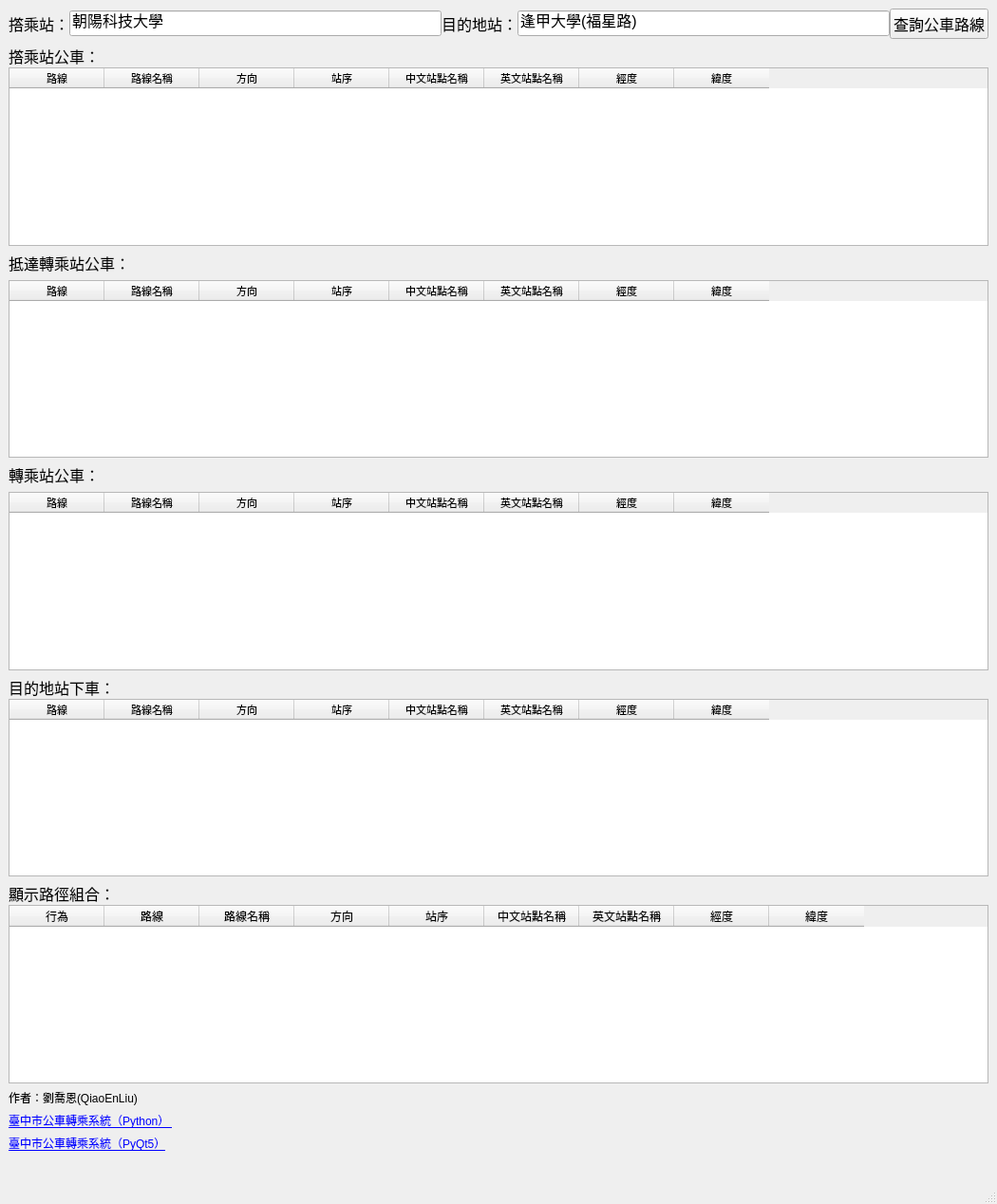
<?xml version="1.0" encoding="UTF-8"?>
<ui version="4.0">
 <class>takeGUI</class>
 <widget class="QMainWindow" name="takeGUI">
  <property name="geometry">
   <rect>
    <x>0</x>
    <y>0</y>
    <width>1050</width>
    <height>1268</height>
   </rect>
  </property>
  <property name="windowTitle">
   <string>臺中市公車轉乘系統（PyQt5）</string>
  </property>
  <widget class="QWidget" name="centralwidget">
   <layout class="QGridLayout" name="gridLayout">
    <item row="1" column="0">
     <layout class="QVBoxLayout" name="verticalLayout">
      <item>
       <layout class="QHBoxLayout" name="inputStopLayout">
        <property name="spacing">
         <number>0</number>
        </property>
        <item>
         <widget class="QLabel" name="labelTakeStep">
          <property name="font">
           <font>
            <pointsize>12</pointsize>
           </font>
          </property>
          <property name="text">
           <string>撘乘站：</string>
          </property>
         </widget>
        </item>
        <item>
         <widget class="QLineEdit" name="lineEdit_Take">
          <property name="font">
           <font>
            <pointsize>12</pointsize>
           </font>
          </property>
          <property name="text">
           <string>朝陽科技大學</string>
          </property>
         </widget>
        </item>
        <item>
         <widget class="QLabel" name="labelDesStep">
          <property name="font">
           <font>
            <pointsize>12</pointsize>
           </font>
          </property>
          <property name="text">
           <string>目的地站：</string>
          </property>
         </widget>
        </item>
        <item>
         <widget class="QLineEdit" name="lineEdit_Des">
          <property name="font">
           <font>
            <pointsize>12</pointsize>
           </font>
          </property>
          <property name="text">
           <string>逢甲大學(福星路)</string>
          </property>
         </widget>
        </item>
        <item>
         <widget class="QPushButton" name="takeBTN">
          <property name="font">
           <font>
            <pointsize>12</pointsize>
           </font>
          </property>
          <property name="text">
           <string>查詢公車路線</string>
          </property>
         </widget>
        </item>
       </layout>
      </item>
      <item>
       <layout class="QVBoxLayout" name="takeBusLayout">
        <property name="spacing">
         <number>0</number>
        </property>
        <item>
         <widget class="QLabel" name="labelTakeBus">
          <property name="font">
           <font>
            <pointsize>12</pointsize>
           </font>
          </property>
          <property name="text">
           <string>撘乘站公車：</string>
          </property>
         </widget>
        </item>
        <item>
         <widget class="QTableWidget" name="table_TakeInfo">
          <property name="font">
           <font>
            <pointsize>8</pointsize>
           </font>
          </property>
          <property name="editTriggers">
           <set>QAbstractItemView::NoEditTriggers</set>
          </property>
          <property name="selectionMode">
           <enum>QAbstractItemView::SingleSelection</enum>
          </property>
          <property name="selectionBehavior">
           <enum>QAbstractItemView::SelectRows</enum>
          </property>
          <property name="columnCount">
           <number>8</number>
          </property>
          <column>
           <property name="text">
            <string>路線</string>
           </property>
          </column>
          <column>
           <property name="text">
            <string>路線名稱</string>
           </property>
          </column>
          <column>
           <property name="text">
            <string>方向</string>
           </property>
          </column>
          <column>
           <property name="text">
            <string>站序</string>
           </property>
          </column>
          <column>
           <property name="text">
            <string>中文站點名稱</string>
           </property>
          </column>
          <column>
           <property name="text">
            <string>英文站點名稱</string>
           </property>
          </column>
          <column>
           <property name="text">
            <string>經度</string>
           </property>
          </column>
          <column>
           <property name="text">
            <string>緯度</string>
           </property>
          </column>
         </widget>
        </item>
       </layout>
      </item>
      <item>
       <layout class="QVBoxLayout" name="to_TF_Layout">
        <item>
         <widget class="QLabel" name="label_ToTF_Bus">
          <property name="font">
           <font>
            <pointsize>12</pointsize>
           </font>
          </property>
          <property name="text">
           <string>抵達轉乘站公車：</string>
          </property>
         </widget>
        </item>
        <item>
         <widget class="QTableWidget" name="table_To_TF_Info">
          <property name="font">
           <font>
            <pointsize>8</pointsize>
           </font>
          </property>
          <property name="editTriggers">
           <set>QAbstractItemView::NoEditTriggers</set>
          </property>
          <property name="selectionMode">
           <enum>QAbstractItemView::SingleSelection</enum>
          </property>
          <property name="selectionBehavior">
           <enum>QAbstractItemView::SelectRows</enum>
          </property>
          <property name="columnCount">
           <number>8</number>
          </property>
          <column>
           <property name="text">
            <string>路線</string>
           </property>
          </column>
          <column>
           <property name="text">
            <string>路線名稱</string>
           </property>
          </column>
          <column>
           <property name="text">
            <string>方向</string>
           </property>
          </column>
          <column>
           <property name="text">
            <string>站序</string>
           </property>
          </column>
          <column>
           <property name="text">
            <string>中文站點名稱</string>
           </property>
          </column>
          <column>
           <property name="text">
            <string>英文站點名稱</string>
           </property>
          </column>
          <column>
           <property name="text">
            <string>經度</string>
           </property>
          </column>
          <column>
           <property name="text">
            <string>緯度</string>
           </property>
          </column>
         </widget>
        </item>
       </layout>
      </item>
      <item>
       <layout class="QVBoxLayout" name="TF_to_Layout">
        <item>
         <widget class="QLabel" name="label_TF_To_Bus">
          <property name="font">
           <font>
            <pointsize>12</pointsize>
           </font>
          </property>
          <property name="text">
           <string>轉乘站公車：</string>
          </property>
         </widget>
        </item>
        <item>
         <widget class="QTableWidget" name="table_TF_To_Info">
          <property name="font">
           <font>
            <pointsize>8</pointsize>
           </font>
          </property>
          <property name="editTriggers">
           <set>QAbstractItemView::NoEditTriggers</set>
          </property>
          <property name="selectionMode">
           <enum>QAbstractItemView::SingleSelection</enum>
          </property>
          <property name="selectionBehavior">
           <enum>QAbstractItemView::SelectRows</enum>
          </property>
          <property name="columnCount">
           <number>8</number>
          </property>
          <column>
           <property name="text">
            <string>路線</string>
           </property>
          </column>
          <column>
           <property name="text">
            <string>路線名稱</string>
           </property>
          </column>
          <column>
           <property name="text">
            <string>方向</string>
           </property>
          </column>
          <column>
           <property name="text">
            <string>站序</string>
           </property>
          </column>
          <column>
           <property name="text">
            <string>中文站點名稱</string>
           </property>
          </column>
          <column>
           <property name="text">
            <string>英文站點名稱</string>
           </property>
          </column>
          <column>
           <property name="text">
            <string>經度</string>
           </property>
          </column>
          <column>
           <property name="text">
            <string>緯度</string>
           </property>
          </column>
         </widget>
        </item>
       </layout>
      </item>
      <item>
       <layout class="QVBoxLayout" name="to_Des_Lyaout">
        <property name="spacing">
         <number>0</number>
        </property>
        <item>
         <widget class="QLabel" name="label_Des">
          <property name="font">
           <font>
            <pointsize>12</pointsize>
           </font>
          </property>
          <property name="text">
           <string>目的地站下車：</string>
          </property>
         </widget>
        </item>
        <item>
         <widget class="QTableWidget" name="tableDes">
          <property name="font">
           <font>
            <pointsize>8</pointsize>
           </font>
          </property>
          <property name="editTriggers">
           <set>QAbstractItemView::NoEditTriggers</set>
          </property>
          <property name="selectionMode">
           <enum>QAbstractItemView::SingleSelection</enum>
          </property>
          <property name="selectionBehavior">
           <enum>QAbstractItemView::SelectRows</enum>
          </property>
          <property name="columnCount">
           <number>8</number>
          </property>
          <column>
           <property name="text">
            <string>路線</string>
           </property>
          </column>
          <column>
           <property name="text">
            <string>路線名稱</string>
           </property>
          </column>
          <column>
           <property name="text">
            <string>方向</string>
           </property>
          </column>
          <column>
           <property name="text">
            <string>站序</string>
           </property>
          </column>
          <column>
           <property name="text">
            <string>中文站點名稱</string>
           </property>
          </column>
          <column>
           <property name="text">
            <string>英文站點名稱</string>
           </property>
          </column>
          <column>
           <property name="text">
            <string>經度</string>
           </property>
          </column>
          <column>
           <property name="text">
            <string>緯度</string>
           </property>
          </column>
         </widget>
        </item>
       </layout>
      </item>
      <item>
       <layout class="QVBoxLayout" name="path_Layout">
        <property name="spacing">
         <number>0</number>
        </property>
        <item>
         <widget class="QLabel" name="labelPath">
          <property name="font">
           <font>
            <pointsize>12</pointsize>
           </font>
          </property>
          <property name="text">
           <string notr="true">顯示路徑組合：</string>
          </property>
         </widget>
        </item>
        <item>
         <widget class="QTableWidget" name="table_Path">
          <property name="editTriggers">
           <set>QAbstractItemView::NoEditTriggers</set>
          </property>
          <column>
           <property name="text">
            <string>行為</string>
           </property>
          </column>
          <column>
           <property name="text">
            <string>路線</string>
           </property>
          </column>
          <column>
           <property name="text">
            <string>路線名稱</string>
           </property>
          </column>
          <column>
           <property name="text">
            <string>方向</string>
           </property>
          </column>
          <column>
           <property name="text">
            <string>站序</string>
           </property>
          </column>
          <column>
           <property name="text">
            <string>中文站點名稱</string>
           </property>
          </column>
          <column>
           <property name="text">
            <string>英文站點名稱</string>
           </property>
          </column>
          <column>
           <property name="text">
            <string>經度</string>
           </property>
          </column>
          <column>
           <property name="text">
            <string>緯度</string>
           </property>
          </column>
         </widget>
        </item>
       </layout>
      </item>
      <item>
       <layout class="QVBoxLayout" name="otherLayout">
        <item>
         <widget class="QLabel" name="authorLabel">
          <property name="text">
           <string>作者：劉喬恩(QiaoEnLiu)</string>
          </property>
         </widget>
        </item>
        <item>
         <widget class="QLabel" name="transferSysLink1">
          <property name="text">
           <string>&lt;html&gt;&lt;head/&gt;&lt;body&gt;&lt;p&gt;&lt;a href=&quot;https://github.com/QiaoEnLiu/-Taichung-City-Bus-Transfer-&quot;&gt;&lt;span style=&quot; text-decoration: underline; color:#0000ff;&quot;&gt;臺中市公車轉乘系統（Python） &lt;/span&gt;&lt;/a&gt;&lt;/p&gt;&lt;/body&gt;&lt;/html&gt;</string>
          </property>
          <property name="openExternalLinks">
           <bool>true</bool>
          </property>
         </widget>
        </item>
        <item>
         <widget class="QLabel" name="transferSysLink2">
          <property name="text">
           <string>&lt;html&gt;&lt;head/&gt;&lt;body&gt;&lt;p&gt;&lt;a href=&quot;https://github.com/QiaoEnLiu/-Taichung-City-Bus-Transfer--PyQt_GUI-&quot;&gt;&lt;span style=&quot; text-decoration: underline; color:#0000ff;&quot;&gt;臺中市公車轉乘系統（PyQt5）&lt;/span&gt;&lt;/a&gt;&lt;/p&gt;&lt;/body&gt;&lt;/html&gt;</string>
          </property>
          <property name="openExternalLinks">
           <bool>true</bool>
          </property>
         </widget>
        </item>
        <item>
         <widget class="QLabel" name="takeToDesLabel">
          <property name="enabled">
           <bool>true</bool>
          </property>
          <property name="font">
           <font>
            <pointsize>12</pointsize>
           </font>
          </property>
          <property name="layoutDirection">
           <enum>Qt::RightToLeft</enum>
          </property>
          <property name="text">
           <string/>
          </property>
          <property name="alignment">
           <set>Qt::AlignLeading|Qt::AlignLeft|Qt::AlignTop</set>
          </property>
         </widget>
        </item>
       </layout>
      </item>
     </layout>
    </item>
   </layout>
  </widget>
  <widget class="QMenuBar" name="menubar">
   <property name="geometry">
    <rect>
     <x>0</x>
     <y>0</y>
     <width>1050</width>
     <height>21</height>
    </rect>
   </property>
  </widget>
  <widget class="QStatusBar" name="statusbar"/>
 </widget>
 <resources/>
 <connections/>
</ui>
